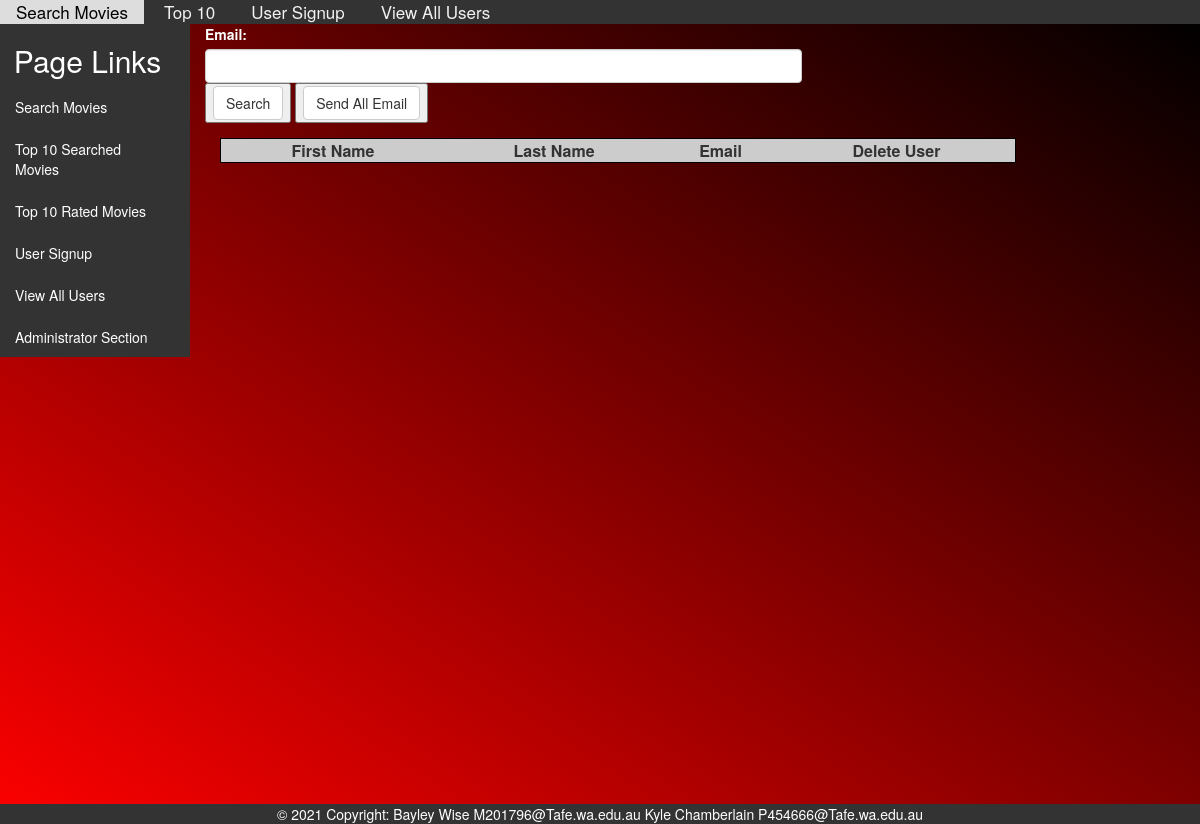
Page /WebSite/showUsers.php on the earlier database version.
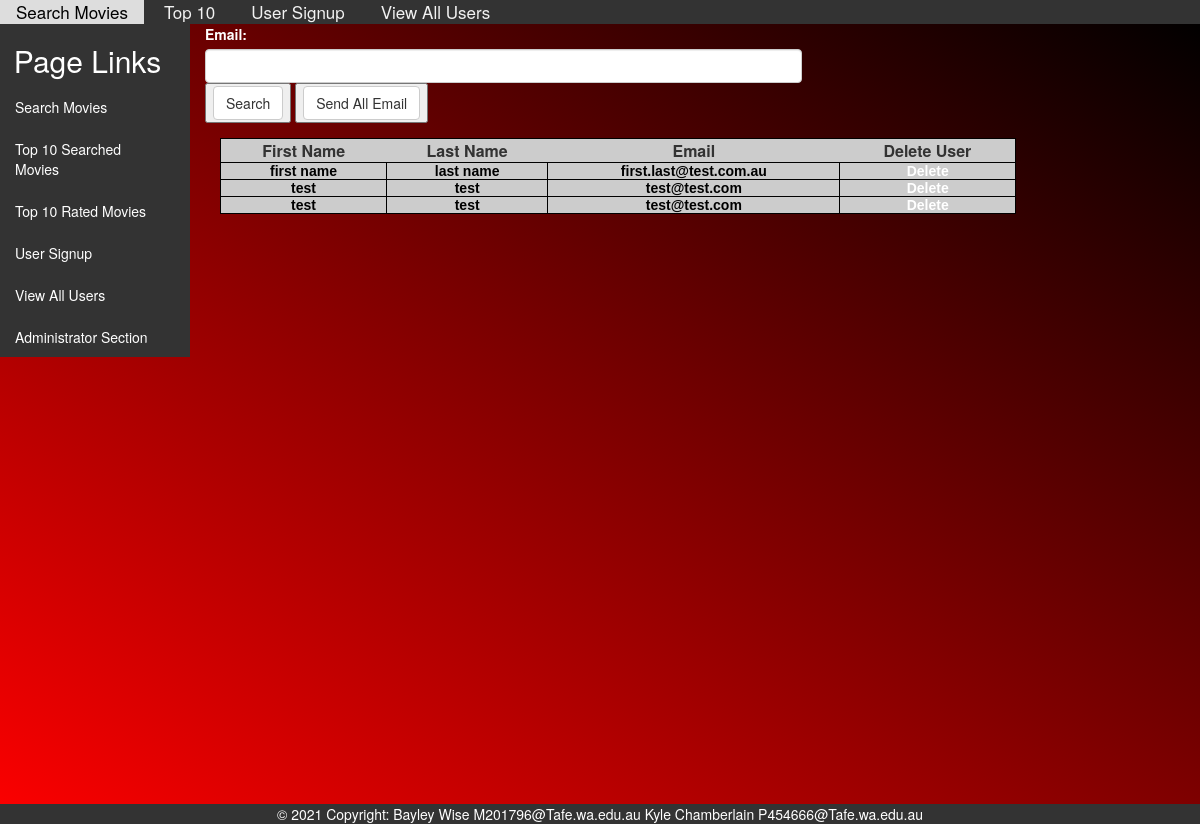
Same page on the later database version.
### tables this page shows
CREATE TABLE IF NOT EXISTS `user` (
  `user_id` int(11) NOT NULL AUTO_INCREMENT,
  `first_name` varchar(100) NOT NULL,
  `last_name` varchar(100) NOT NULL,
  `email` varchar(100) NOT NULL,
  `news_letter` tinyint(1) NOT NULL,
  `news_blast` tinyint(1) NOT NULL,
  PRIMARY KEY (`user_id`)
);

### WebSite/database.php (called while the page is built, shortened)
<?php
function Show_user($user)
{
    global $db;
    $sql = "SELECT * FROM user WHERE email LIKE ('%" .$user['email']."%')";
    $result = mysqli_query($db, $sql);
    return $result;
}
?>

### WebSite/showUsers.php (the view, shortened to what this page needs)
<?php
require 'header.php';
require_once 'database.php';
$userEmail['email'] = $_POST['email'];
$result = Show_user($userEmail);
?>
<!DOCTYPE html>
<html lang="en">
<head>
    <link rel="stylesheet"
    href="https://maxcdn.bootstrapcdn.com/bootstrap/3.4.0/css/bootstrap.min.css">
    <link rel="stylesheet" type="text/css" href="StyleSheet.css" />
</head>
<body>
<div id="data-body" class="row">
    <nav id="data-nav-bar" class="col-lg-2 bg-info">
        <h2 class="text-center">Page Links</h2>
        <ul class="nav nav-pills nav-stacked">
            <li><a href="search_Movie.php">Search Movies</a></li>
            <li><a href="top_Searched.php">Top 10 Searched Movies</a></li>
            <li><a href="top_Rated.php">Top 10 Rated Movies</a></li>
            <li><a href="userSignUp.php">User Signup</a></li>
            <li><a href="showUsers.php">View All Users</a></li>
            <li><a href="adminLogIn.php">Administrator Section</a></li>
        </ul>
    </nav>
    <main class="col-lg-10">
    <form action="<?php echo htmlspecialchars($_SERVER["PHP_SELF"]); ?>"
        method="post">
    <div class="form-group">
        <label for="email">Email:</label>
        <input type="text" class="form-control" id="email"
        name="email" pattern= "[a-zA-Z0-9!#$%&'*+\/=?^_`{|}~.-]+@[a-zA-Z0-9-]+(\.[a-zA-Z0-9-]+)*">
        <button>
            <type="submit" name="btnSubmit"
                class="btn btn-default">Search</button>
        <button>
            <type="submit" name="btnSendEmail"
                class="btn btn-default">Send All Email</button>
        </form>
        <table>
            <tr>
                <th>First Name</th>
                <th>Last Name</th>
                <th>Email</th>
                <th>Delete User</th>
            </tr>
            <?php
                while ($row = mysqli_fetch_assoc($result)) {
                    $firstName = $row["first_name"];
                    $lastName = $row["last_name"];
                    $email = $row["email"];
                    $userID = $row["user_id"];
                    echo "<tr>
                            <td>".$firstName."</td>
                            <td>".$lastName."</td>
                            <td>".$email."</td>
                            <td><a href='deleteUser.php?id=$userID'>Delete</a></td>
                        </tr>";
                }
                echo "</table>";
          ?>
    </main>
</div>
</body>
</html>
<?php
    require 'footer.php';
?>

Differences in the rows shown:
added user: first_name "first name", last_name "last name", email "first.last@test.com.au"
added user: first_name "test", last_name "test", email "test@test.com"
added user: first_name "test", last_name "test", email "test@test.com"
